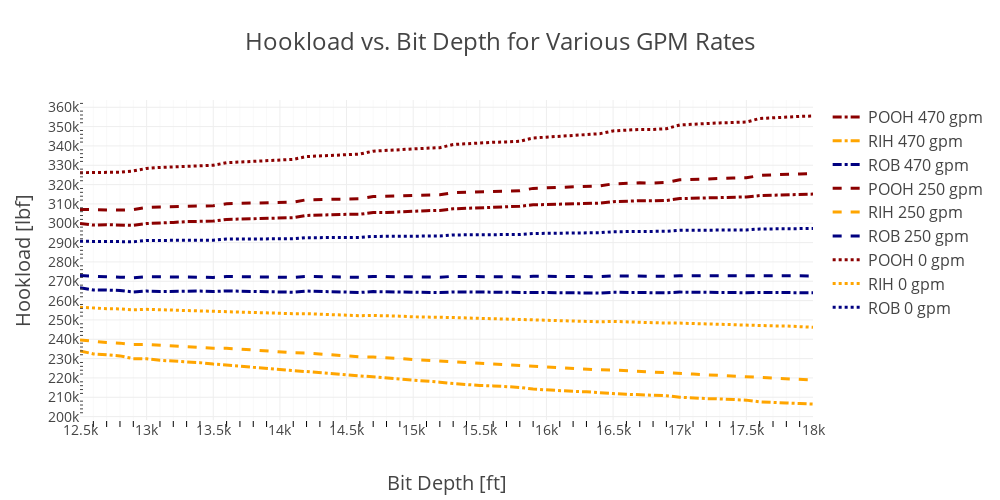

The code cell stored with this chart in its notebook:
### Code cell
import plotly.graph_objects as go

fig = go.Figure()

fig.add_trace(go.Scatter(x=total_lengths, y=hook_POOH_470+20000, name='POOH 470 gpm', line=dict(color='darkred', width=3, dash='dashdot')))
fig.add_trace(go.Scatter(x=total_lengths, y=hook_RIH_470-20000, name='RIH 470 gpm', line=dict(color='orange', width=3, dash='dashdot'))) 
fig.add_trace(go.Scatter(x=total_lengths, y=hook_ROB_470, name='ROB 470 gpm', line=dict(color='navy', width=3, dash='dashdot'))) 

fig.add_trace(go.Scatter(x=total_lengths, y=hook_POOH_250+20000, name='POOH 250 gpm', line=dict(color='darkred', width=3, dash='dash')))
fig.add_trace(go.Scatter(x=total_lengths, y=hook_RIH_250-20000, name='RIH 250 gpm', line=dict(color='orange', width=3, dash='dash'))) 
fig.add_trace(go.Scatter(x=total_lengths, y=hook_ROB_250, name='ROB 250 gpm', line=dict(color='navy', width=3, dash='dash'))) 

fig.add_trace(go.Scatter(x=total_lengths, y=hook_POOH_0+20000, name='POOH 0 gpm', line=dict(color='darkred', width=3, dash='dot')))
fig.add_trace(go.Scatter(x=total_lengths, y=hook_RIH_0-20000, name='RIH 0 gpm', line=dict(color='orange', width=3, dash='dot'))) 
fig.add_trace(go.Scatter(x=total_lengths, y=hook_ROB_0, name='ROB 0 gpm', line=dict(color='navy', width=3, dash='dot'))) 

# Update the layout for white background and improved readability
fig.update_xaxes(minor=dict(ticklen=6, tickcolor="black", showgrid=True))
fig.update_yaxes(minor_ticks="inside")
fig.update_layout(
    
    template= "none",
    title='Hookload vs. Bit Depth for Various GPM Rates',  # Add a title
    title_font_size=24,
    xaxis=dict(
        title='Bit Depth [ft]',
        titlefont_size=20,
        tickfont_size=14,
        tickmode = 'linear',
        tick0 = 13000,
        dtick = 500
    ),
    yaxis=dict(
        title='Hookload [lbf]',
        titlefont_size=20,
        tickfont_size=14,
        tickmode = 'linear',
        tick0 = 200000,
        dtick = 10000
    ),
    legend=dict(
        traceorder='normal',
        font=dict(
            size=16,
        )
    ),
    # autosize=True,
    height = 500,
    width = 1000
)

# Show the figure
fig.show()
# fig.write_html("Plot.html")
